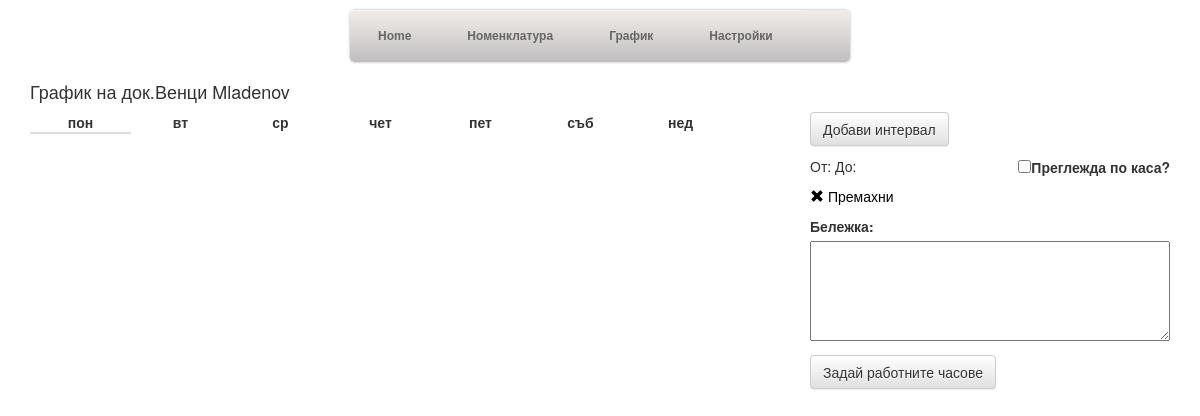
Page /shedule/doctor/1 on the earlier database version.
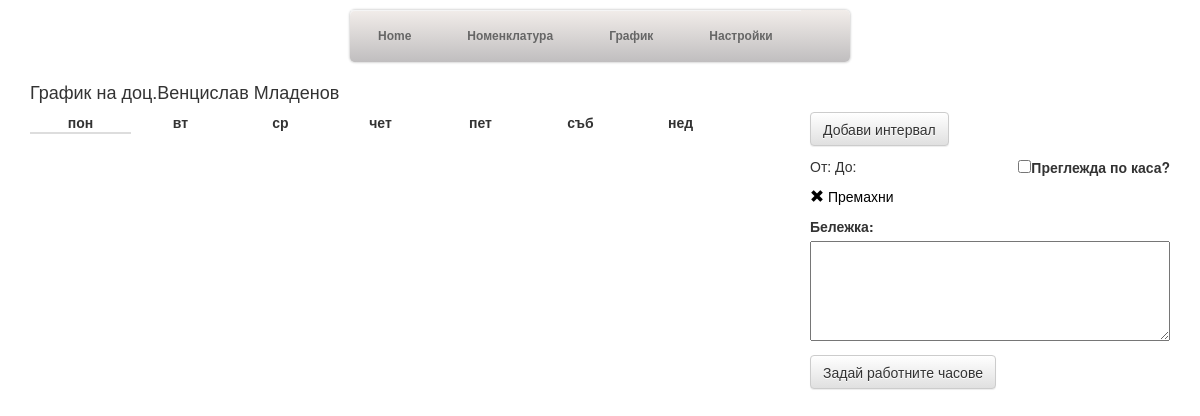
Same page on the later database version.
### app/models.py (models this page shows)
class Doctor(models.Model):
    title = models.ForeignKey(Title)
    first_name = models.CharField(max_length=100)
    last_name = models.CharField(max_length=100)
    default_exam_time = models.IntegerField(default=20)
    specialities = models.ManyToManyField(Specialty)

class Title(models.Model):
    abr = models.CharField(max_length=10)
    name = models.CharField(max_length=100)

### app/schedule/views.py (the view)
# urls.py: url(r'^shedule/doctor/(\d+)$', 'app.schedule.views.doctor_shedule', name='doctor_schedule'),
def doctor_shedule(request, doctor_id):
    doctor = Doctor.objects.get(pk=doctor_id)
    return render(request, "schedule/doctor.html", {"doctor": doctor})

### app/templates/schedule/doctor.html (shortened to what this page needs)
{% extends "main.html" %}
{% block main %}
    <div class="container">
        <h4>График на {{ doctor.title.abr }}{{ doctor.first_name }} {{ doctor.last_name }}</h4>
        <div ng-controller="scheduleController" ng-init="init({{ doctor.pk }})">
            <div class="row">
                <div class="col-sm-8">
                    <div ng-repeat="month in months" class="month">
                        <table>
                            <thead>
                            <tr>
                                <th>пон</th>
                                <th>вт</th>
                                <th>ср</th>
                                <th>чет</th>
                                <th>пет</th>
                                <th>съб</th>
                                <th>нед</th>
                            </tr>
                            </thead>
                            <tbody>
                            <tr ng-repeat="week in month.weeks">
                                <td ng-repeat="day in week" ng-click="onDateClick(day)" ng-bind="day.date | dayFormat"
                                    ng-class="{'selected': day.selected, 'out-calendar': day.status == -1, 'not-set': day.status == 0, 'setted': day.status == 1, 'no-interval': day.status == 2}">
                                </td>
                            </tr>
                            </tbody>
                        </table>
                    </div>
                </div>
                <div class="col-sm-4" ng-show="hasSelected()">
                    <button ng-click="addWorkHours()" class="btn btn-default">Добави интервал</button>
                    <ul class="clear-list" style="margin-top: 10px">
                        <li ng-repeat="workInterval in workIntervals track by $index" style="margin-bottom: 10px">
                            <div ng-class="{ 'overlapping': is_overlapps($index) }">
                                <div style="margin-bottom: 10px">
                                    <div style="display: inline-block;">
                                        От:
                                        До:
                                    </div>
                                    <label style="float: right"><input type="checkbox" ng-model="workInterval.nzok">Преглежда
                                        по каса?</label>
                                </div>
                                <a class="clear-href" ng-click="$parent.removeHour($index)">
                                    <span class="glyphicon glyphicon-remove"></span> Премахни
                                </a>
                            </div>
                        </li>
                    </ul>
                    <div style="margin-top: 10px">
                        <label>Бележка:</label>
                        <textarea ng-model="note" maxlength="1000" style="width: 100%; height: 100px"></textarea>
                    </div>
                    <div style="margin-top: 10px">
                        <button ng-click="setWorkHours({{ doctor.pk }})" class="btn btn-default">Задай работните
                            часове
                        </button>
                    </div>
                </div>
            </div>
        </div>
    </div>
{% endblock %}
{% block scripts %}
    {% load staticfiles %}
{% endblock %}

### app/templates/main.html (shortened to what this page needs)
<!DOCTYPE html>
<html ng-app="app">
<head>
    {% load staticfiles %}
    <link href="{% static "css/style.css" %}" rel="stylesheet">
    <link href="{% static "css/menu.css" %}" rel="stylesheet">
    <link rel="stylesheet" href="//netdna.bootstrapcdn.com/bootstrap/3.1.1/css/bootstrap.min.css">
    <link rel="stylesheet" href="//netdna.bootstrapcdn.com/bootstrap/3.1.1/css/bootstrap-theme.min.css">
    <link rel="stylesheet" type="text/css" href="http://ajax.googleapis.com/ajax/libs/jqueryui/1.10.4/themes/smoothness/jquery-ui.min.css">
</head>
<body>
<nav class="menu-container">
    <div class="menu">
        <ul>
            <li>
                <a href='{% url "home" %}'>
                    <span>Home</span>
                </a>
            </li>
            <li class='has-sub'>
                <a href='#'>
                    <span>Номенклатура</span>
                </a>
            </li>
            <li>
                <a href='#'>
                    <span>График</span>
                </a>
            </li>
            <li class='last'>
                <a href='#'>
                    <span>Настройки</span>
                </a>
            </li>
        </ul>
    </div>
</nav>
{% block main %}{% endblock %}
</body>
</html>

### app/static/css/style.css (style rules this page uses)
html, body { margin: 0; padding: 0; height: 100%; width: 100%; }
a.clear-href, a:hover.clear-href { text-decoration: none; color: black; cursor: pointer; }
ul.clear-list { margin: 0; padding: 0; list-style-type: none; }
div.month { margin-bottom: 20px; }
div.month table th { text-align: center; }
div.month table tr:nth-child(2) th { width: 100px; }
div.month table td { text-align: center; border: 1px solid #ddd; cursor: pointer; }

### app/static/css/menu.css (style rules this page uses)
.menu-container { padding: 10px; }
.menu ul, .menu li, .menu span, .menu a { border: 0; margin: 0; padding: 0; position: relative; }
.menu { border-radius: 5px; -moz-border-radius: 5px; -webkit-border-radius: 5px; box-shadow: 0 0 2px 1px rgba(0, 0, 0, 0.15); -moz-box-shadow: 0 0 2px 1px rgba(0, 0, 0, 0.15); -webkit-box-shadow: 0 0 2px 1px rgba(0, 0, 0, 0.15); background: #f2edea 100% 100%; background: -moz-linear-gradient(top, #f2edea 0%, #c0bebf 100%); background: -webkit-gradient(linear, left top, left bottom, color-stop(0%, #f2edea), color-stop(100%, #c0bebf)); background: -webkit-linear-gradient(top, #f2edea 0%, #c0bebf 100%); background: -o-linear-gradient(top, #f2edea 0%, #c0bebf 100%); background: -ms-linear-gradient(top, #f2edea 0%, #c0bebf 100%); background: linear-gradient(to bottom, #f2edea 0%, #c0bebf 100%); font-weight: 600; height: 52px; width: 500px; margin-left: auto; margin-right: auto; }
.menu:after, .menu ul:after { content: ''; display: block; clear: both; }
.menu a { box-shadow: inset 0 1px 0 whitesmoke; -moz-box-shadow: inset 0 1px 0 whitesmoke; -webkit-box-shadow: inset 0 1px 0 whitesmoke; background: #f2edea 100% 100%; background: -moz-linear-gradient(top, #f2edea 0%, #c0bebf 100%); background: -webkit-gradient(linear, left top, left bottom, color-stop(0%, #f2edea), color-stop(100%, #c0bebf)); background: -webkit-linear-gradient(top, #f2edea 0%, #c0bebf 100%); background: -o-linear-gradient(top, #f2edea 0%, #c0bebf 100%); background: -ms-linear-gradient(top, #f2edea 0%, #c0bebf 100%); background: linear-gradient(to bottom, #f2edea 0%, #c0bebf 100%); color: #666666; display: inline-block; font-family: Arial, Verdana, sans-serif; font-size: 12px; line-height: 52px; padding: 0 28px; text-decoration: none; }
.menu ul { list-style: none; box-shadow: inset 0 1px 0 whitesmoke; -moz-box-shadow: inset 0 1px 0 whitesmoke; -webkit-box-shadow: inset 0 1px 0 whitesmoke; }
.menu > ul { float: left; }
.menu > ul > li { float: left; }
.menu > ul > li:first-child a { border-radius: 5px 0 0 5px; -moz-border-radius: 5px 0 0 5px; -webkit-border-radius: 5px 0 0 5px; }
.menu .has-sub { z-index: 1; }

Differences in the rows shown:
changed Doctor: title.abr "док." → "доц."; first_name "Венци" → "Венцислав"; last_name "Mladenov" → "Младенов"
